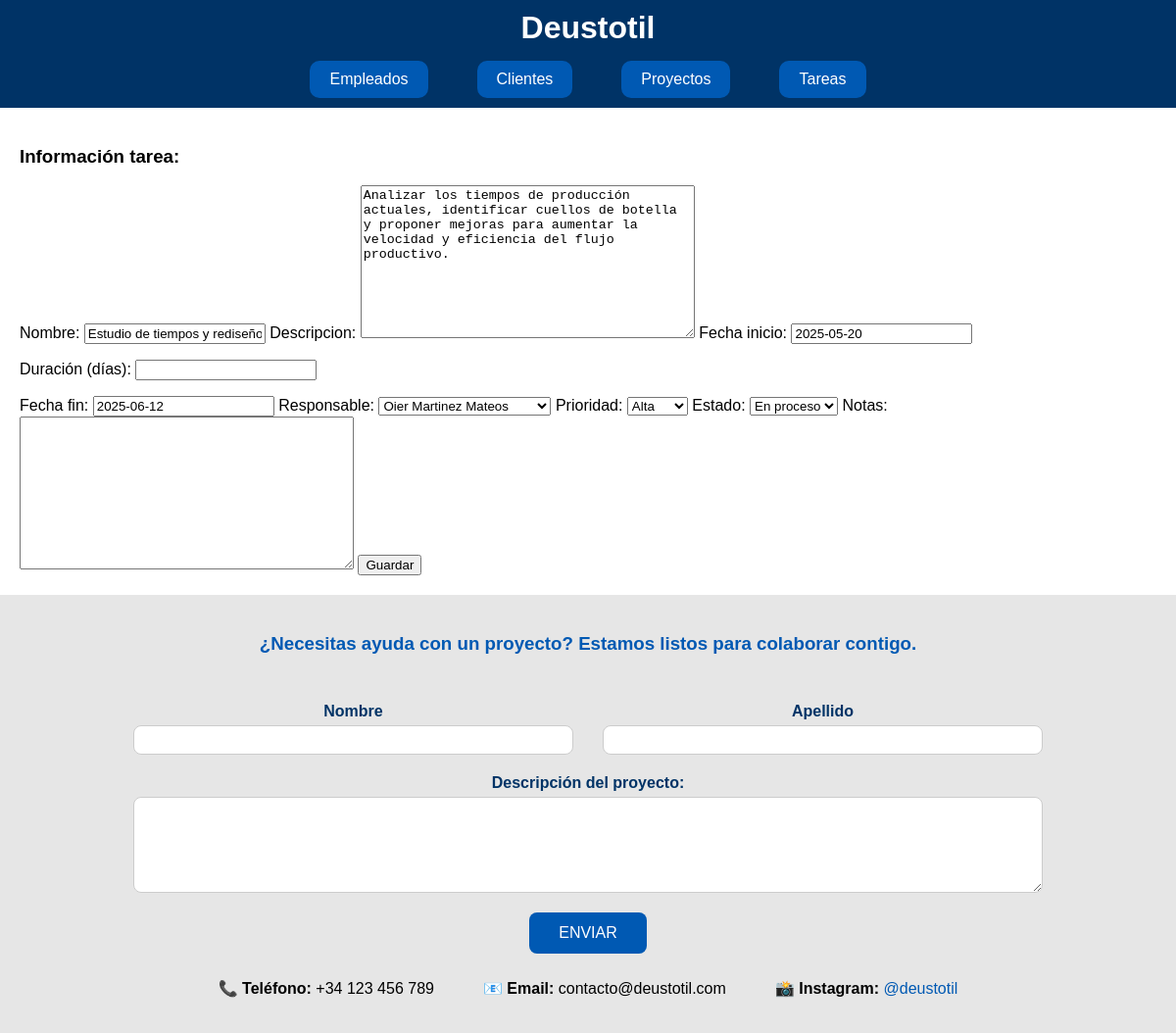
Before: /deustotil/1/modificar_tarea (signed in) with the older database file.
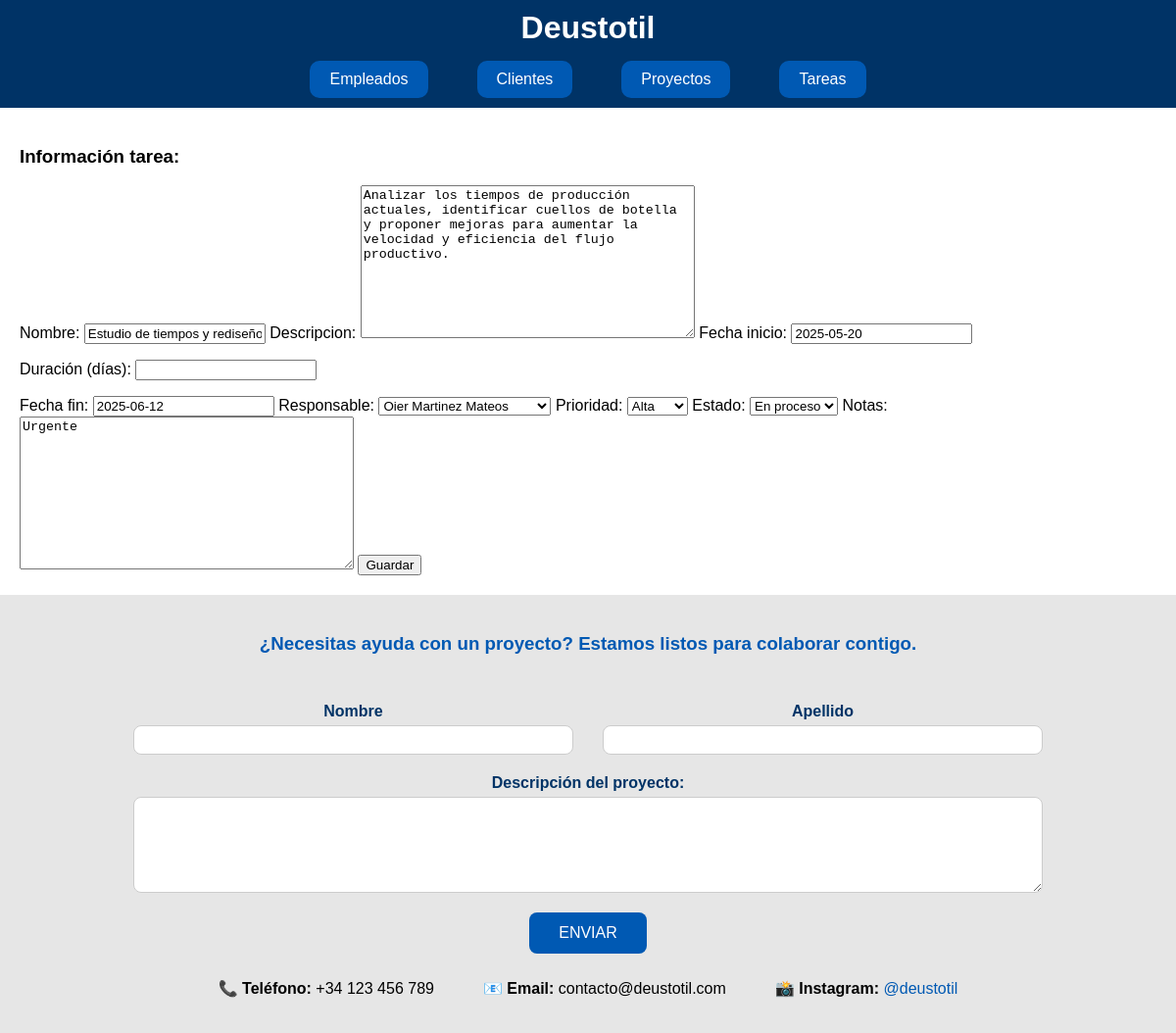
After: the same page with the newer database file.
### appEmpresaDjango/models.py (models this page shows, shortened)
class Tarea(models.Model):
    PRIORIDAD_CHOICES = [
        ('alta', 'Alta'),
        ('media', 'Media'),
        ('baja', 'Baja'),
    ]
    ESTADO_CHOICES = [
        ('abierta', 'Abierta'),
        ('asignada', 'Asignada'),
        ('en_proceso', 'En proceso'),
        ('finalizada', 'Finalizada'),
    ]
    proyecto = models.ForeignKey(Proyecto, on_delete=models.CASCADE, related_name='tareas')
    nombre = models.CharField(max_length=100)
    descripcion = models.TextField()
    fecha_inicio = models.DateField()
    fecha_fin = models.DateField()
    responsable = models.ForeignKey(Empleado, on_delete=models.SET_NULL, null=True, blank=True)
    prioridad = models.CharField(max_length=10, choices=PRIORIDAD_CHOICES)
    estado = models.CharField(max_length=15, choices=ESTADO_CHOICES)
    notas = models.TextField(blank=True)

### appEmpresaDjango/views.py (the view)
# urls.py: path('<int:pk>/modificar_tarea', views.UpdateTareaView.as_view(), name='modificar_tarea'),
class UpdateTareaView(LoginRequiredMixin, UpdateView):
    model = Tarea
    form_class = TareaFormulario
    template_name = 'tarea_formulario.html'
    success_url = reverse_lazy('lista_tarea')
    login_url = '/login/'

### appEmpresaDjango/forms.py
class TareaFormulario(forms.ModelForm):
    duracion = forms.IntegerField(label='Duración (días)', required=False, min_value=0)
    class Meta:
        model = Tarea
        fields = '__all__'

### appEmpresaDjango/models.py (called while the page is built)
    def __str__(self):
        return f"{self.nombre} {self.apellidos}"

### appEmpresaDjango/templates/tarea_formulario.html (shortened to what this page needs)
{% extends "base.html" %}
{% load static %}
{% block content %}
<section id="contenido">
    <h1>Información tarea:</h1>
    <form method="post">
        {{ form.nombre.label_tag }} {{ form.nombre }}
        {{ form.descripcion.label_tag }} {{ form.descripcion }}
        {{ form.fecha_inicio.label_tag }} {{ form.fecha_inicio }}
        <p>
            <label for="{{ form.duracion.id_for_label }}">Duración (días):</label>
            {{ form.duracion }}
        </p>
        {{ form.fecha_fin.label_tag }} {{ form.fecha_fin }}
        {{ form.responsable.label_tag }} {{ form.responsable }}
        {{ form.prioridad.label_tag }} {{ form.prioridad }}
        {{ form.estado.label_tag }} {{ form.estado }}
        {{ form.notas.label_tag }} {{ form.notas }}
        <input type="submit" value="Guardar">
    </form>
</section>
{% endblock %}

Changed rows visible on the page:
changed Tarea "Estudio de tiempos y rediseño de procesos productivos": notas (not shown) → "Urgente"
